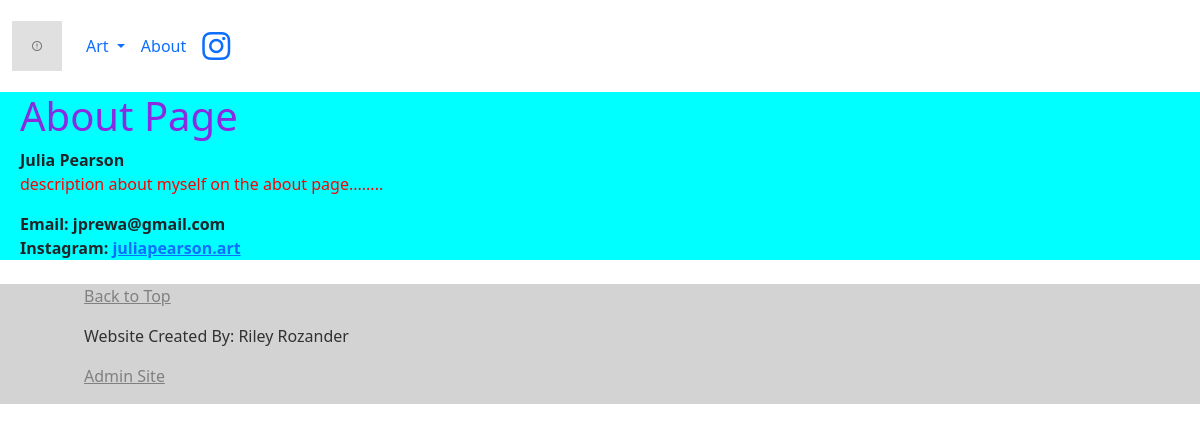
The page /about/ on the database its author committed.
### pages/models.py (models this page shows, shortened)
class About(models.Model):
  name = models.CharField(max_length=50)
  email = models.EmailField()
  description = models.TextField()
  instagram_username = models.CharField(max_length=50)

### pages/views.py (the view)
# urls.py: path('about/', about_view, name='about'),
def about_view(requests):
  about_info = get_object_or_404(About)
  context = {
    'about': about_info
  }
  return render(requests, 'about.html', context)

### pages/views.py (called while the page is built)
def category_list(request):
  queryset = Category.objects.all
  return { 'category_list': queryset }

def insta_username(request):
  about_obj = About.objects.first()
  username_obj = about_obj.instagram_username
  return { 'insta_username':username_obj }

### pages/templates/about.html
{% extends "base.html" %}
{% block content %}
  <h1>About Page</h1>
  <b>{{ about.name }}</b>
  <p>{{ about.description }}</p>
  <b>Email: {{ about.email }}</b>
  <br>
  <b>Instagram: <a href="https://www.instagram.com/{{ insta_username }}/">{{ about.instagram_username }}</a></b>
{% endblock %}

### static/css/test.css (style rules this page uses)
h1 { color: blueviolet; }
p { color: red; }

### rows shown on the page
About: name "Julia Pearson", description "description about myself on the about page........", email "jprewa@gmail.com", instagram_username "juliapearson.art"
